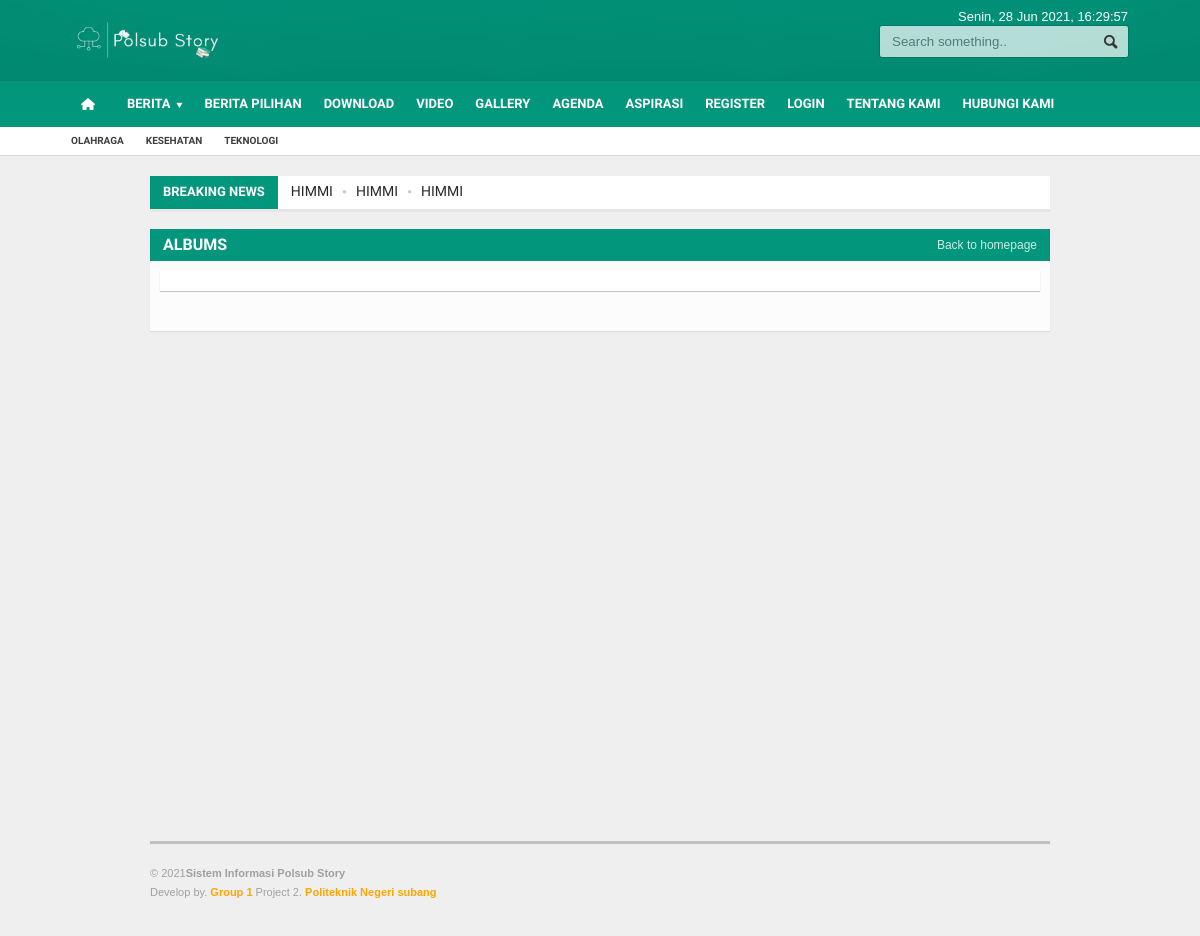
The page /index.php/albums on the database its author committed.
### tables this page shows
CREATE TABLE `logo` (
  `id_logo` int(5) NOT NULL,
  `gambar` varchar(100) NOT NULL
);

CREATE TABLE `menu` (
  `id_menu` int(5) NOT NULL,
  `id_parent` int(5) NOT NULL DEFAULT 0,
  `nama_menu` varchar(255) NOT NULL,
  `link` varchar(100) NOT NULL,
  `aktif` enum('Ya','Tidak') NOT NULL DEFAULT 'Ya',
  `position` enum('Top','Bottom') DEFAULT 'Bottom',
  `urutan` int(3) NOT NULL
);

CREATE TABLE `tag` (
  `id_tag` int(5) NOT NULL,
  `nama_tag` varchar(100) NOT NULL,
  `username` varchar(50) NOT NULL,
  `tag_seo` varchar(100) NOT NULL,
  `count` int(5) NOT NULL
);

CREATE TABLE `berita` (
  `id_berita` int(5) NOT NULL,
  `id_kategori` int(5) NOT NULL,
  `username` varchar(30) NOT NULL,
  `judul` varchar(100) NOT NULL,
  `sub_judul` varchar(255) NOT NULL,
  `youtube` varchar(100) NOT NULL,
  `judul_seo` text NOT NULL,
  `headline` enum('Y','N') NOT NULL DEFAULT 'Y',
  `aktif` enum('Y','N') NOT NULL DEFAULT 'N',
  `utama` enum('Y','N') NOT NULL DEFAULT 'Y',
  `isi_berita` longtext NOT NULL,
  `keterangan_gambar` text NOT NULL,
  `hari` varchar(20) NOT NULL,
  `tanggal` date NOT NULL,
  `jam` time NOT NULL,
  `gambar` varchar(100) NOT NULL,
  `dibaca` int(5) NOT NULL DEFAULT 1,
  `tag` varchar(100) NOT NULL,
  `status` enum('Y','N') NOT NULL DEFAULT 'Y'
);

### application/libraries/Template.php (called while the page is built)
<?php if ( ! defined('BASEPATH')) exit('No direct script access allowed');
class Template {
		var $template_data = array();
		function set($name, $value)
		{
			$this->template_data[$name] = $value;
		}
		function load($template = '', $view = '' , $view_data = array(), $return = FALSE)
		{
			$this->CI =& get_instance();
			$this->set('contents', $this->CI->load->view($view, $view_data, TRUE));
			return $this->CI->load->view($template, $this->template_data, $return);
		}
}

### application/controllers/Albums.php (called while the page is built, shortened)
<?php
class Albums extends CI_Controller {
	public function index(){
			$config['per_page'] = 12;
			if ($this->uri->segment('4')==''){
				$dari = 0;
			}else{
				$dari = $this->uri->segment('4');
			}
			$data['title'] = "Albums";
			$data['description'] = description();
			$data['keywords'] = keywords();
			if (is_numeric($dari)) {
				$data['album'] = $this->model_utama->view_where_ordering_limit('album',array('aktif' => 'Y'),'id_album','DESC',$dari,$config['per_page']);
			}else{
				redirect('main');
			}
			$this->template->load(template().'/template',template().'/album',$data);
	}
}

### index.php (called while the page is built, shortened)
<?php
require_once BASEPATH.'core/CodeIgniter.php';

### application/helpers/engine_helper.php (called while the page is built, shortened)
<?php
    function template(){
        $ci = & get_instance();
        $query = $ci->db->query("SELECT folder FROM templates where aktif='Y'");
        $tmp = $query->row_array();
        if ($query->num_rows()>=1){
            return $tmp['folder'];
        }else{
            return 'errors';
        }
    }
    function background(){
        $ci = & get_instance();
        $bg = $ci->db->query("SELECT gambar FROM background ORDER BY id_background DESC LIMIT 1")->row_array();
        return $bg['gambar'];
    }

### application/models/Model_utama.php (called while the page is built, shortened)
<?php
class Model_utama extends CI_model{
    public function view_ordering_limit($table,$order,$ordering,$baris,$dari){
        $this->db->select('*');
        $this->db->order_by($order,$ordering);
        $this->db->limit($dari, $baris);
        return $this->db->get($table);
    }
    public function view_where_ordering_limit($table,$data,$order,$ordering,$baris,$dari){
        $this->db->where($data);
        $this->db->order_by($order,$ordering);
        $this->db->limit($dari, $baris);
        return $this->db->get($table);
    }
    function kunjungan(){
        $ip      = $_SERVER['REMOTE_ADDR'];
        $tanggal = date("Y-m-d");
        $waktu   = time();
        $cekk = $this->db->query("SELECT * FROM statistik WHERE ip='$ip' AND tanggal='$tanggal'");
        $rowh = $cekk->row_array();
        if($cekk->num_rows() == 0){
            $datadb = array('ip'=>$ip, 'tanggal'=>$tanggal, 'hits'=>'1', 'online'=>$waktu);
            $this->db->insert('statistik',$datadb);
        }else{
            $hitss = $rowh['hits'] + 1;
            $datadb = array('ip'=>$ip, 'tanggal'=>$tanggal, 'hits'=>$hitss, 'online'=>$waktu);
            $array = array('ip' => $ip, 'tanggal' => $tanggal);
            $this->db->where($array);
            $this->db->update('statistik',$datadb);
        }
    }
}

### application/helpers/phpmu_helper.php (called while the page is built, shortened)
<?php
    function tgl_indo($tgl){
            $tanggal = substr($tgl,8,2);
            $bulan = getBulan(substr($tgl,5,2));
            $tahun = substr($tgl,0,4);
            return $tanggal.' '.$bulan.' '.$tahun;
    }
    function hari_ini($w){
        $seminggu = array("Minggu","Senin","Selasa","Rabu","Kamis","Jumat","Sabtu");
        $hari_ini = $seminggu[$w];
        return $hari_ini;
    }
    function getBulan($bln){
                switch ($bln){
                    case 6:
                        return "Jun";
                        break;
                }
            }

### application/views/phpmu-magazine/template.php (the view, shortened to what this page needs)
<!DOCTYPE HTML>
<html lang = "id">
<head>
	<link type="text/css" rel="stylesheet" href="<?php echo base_url(); ?>template/<?php echo template(); ?>/background/<?php echo background(); ?>/reset.css" />
	<link type="text/css" rel="stylesheet" href="<?php echo base_url(); ?>template/<?php echo template(); ?>/background/<?php echo background(); ?>/main-stylesheet.css" />
	<link type="text/css" rel="stylesheet" href="<?php echo base_url(); ?>template/<?php echo template(); ?>/background/<?php echo background(); ?>/shortcode.css" />
	<link type="text/css" rel="stylesheet" href="<?php echo base_url(); ?>template/<?php echo template(); ?>/background/<?php echo background(); ?>/fonts.css" />
	<link type="text/css" rel="stylesheet" href="<?php echo base_url(); ?>template/<?php echo template(); ?>/background/<?php echo background(); ?>/responsive.css" />
	<link type="text/css" rel="stylesheet" href="<?php echo base_url(); ?>template/<?php echo template(); ?>/background/style.css">
	<link type="text/css" rel="stylesheet" href="<?php echo base_url(); ?>template/<?php echo template(); ?>/background/ideaboxWeather.css">
	<link type="text/css" rel="stylesheet" href="<?php echo base_url(); ?>template/<?php echo template(); ?>/slide/slide.css">
	<link rel="stylesheet" href="<?php echo base_url(); ?>template/<?php echo template(); ?>/lightbox/lightbox.css">
</head>
<body>
<div class="boxed">
	<div class="header">
		<?php include "header.php"; ?>
	</div>
	<div class="content">
		<div class="wrapper">
			<div class="breaking-news">
				<span class="the-title">Breaking News</span>
				<ul>
					<?php
					  $terkini = $this->model_utama->view_where_ordering_limit('berita',array('status' => 'Y'),'id_berita','DESC',0,10);
					  foreach ($terkini->result_array() as $row) {
						echo "<li><a href='$row[judul_seo]'>$row[judul]</a></li>";
					  }
					?>
				</ul>
			</div>
			<div class="main-content">
				<?php echo $contents; ?>
			</div>
		</div>
	</div>
	<footer>
		<div class="footer">
			<?php
				include "footer.php";
			?>
		</div>
	</footer>
</div>
</body>
</html>

### application/views/phpmu-magazine/album.php (shortened to what this page needs)
<div class="full-width">
	<div class="block">
		<div class="block-title">
			<a href="<?php echo base_url(); ?>" class="right">Back to homepage</a>
			<h2>Albums</h2>
		</div>
		<div class="block-content">
			<div class="map-border">
			</div>
		</div>
	</div>
</div>

### application/views/phpmu-magazine/header.php (shortened to what this page needs)
<?php
echo "<div class='wrapper'>
	<div class='header-logo'>";
		  $logo = $this->model_utama->view_ordering_limit('logo','id_logo','DESC',0,1);
		  foreach ($logo->result_array() as $row) {
			echo "<a href='".base_url()."'><img style='max-height:50px' src='".base_url()."asset/logo/$row[gambar]'/></a>";
		  }
	echo "</div>
	<div class='header-menu'>
		<ul>";
		echo "</ul>
	</div>
	<div class='header-addons'>
		<span class='city'>
		  ".hari_ini(date('w')).", ".tgl_indo(date('Y-m-d')).", <span id='jam'></span></span>
		<div class='header-search'>
			".form_open('berita/index')."
				<input type='text' placeholder='Search something..'' name='kata' class='search-input' required/>
				<input type='submit' value='Search' name='cari' class='search-button'/>
			</form>
		</div>
	</div>
</div>
<div class='main-menu sticky'>
	<div class='wrapper'>";
		function main_menu() {
			$ci = & get_instance();
	        $query = $ci->db->query("SELECT id_menu, nama_menu, link, id_parent FROM menu where aktif='Ya' AND position='Bottom' order by urutan");
	        $menu = array('items' => array(),'parents' => array());
	        foreach ($query->result() as $menus) {
	            $menu['items'][$menus->id_menu] = $menus;
	            $menu['parents'][$menus->id_parent][] = $menus->id_menu;
	        }
	        if ($menu) {
	            $result = build_main_menu(0, $menu);
	            return $result;
	        }else{
	            return FALSE;
	        }
	    }
		function build_main_menu($parent, $menu) {
	        $html = "";
	        if (isset($menu['parents'][$parent])) {
	        	if ($parent=='0'){
		            $html .= "<ul class='the-menu'>
		            			<li><a href='".base_url()."' style='background: url(".base_url()."asset/images/home.png) no-repeat center; font-size:0; width:34px;'><br></a></li>";
		        }else{
		        	$html .= "<ul>";
		        }
	            foreach ($menu['parents'][$parent] as $itemId) {
	                if (!isset($menu['parents'][$itemId])) {
	                    if(preg_match("/^http/", $menu['items'][$itemId]->link)) {
	                        $html .= "<li><a target='_BLANK' href='".$menu['items'][$itemId]->link."'>".$menu['items'][$itemId]->nama_menu."</a></li>";
	                    }else{
	                        $html .= "<li><a href='".base_url().''.$menu['items'][$itemId]->link."'>".$menu['items'][$itemId]->nama_menu."</a></li>";
	                    }
	                }
	                if (isset($menu['parents'][$itemId])) {
	                    if(preg_match("/^http/", $menu['items'][$itemId]->link)) {
	                        $html .= "<li><a target='_BLANK' href='".$menu['items'][$itemId]->link."'><span>".$menu['items'][$itemId]->nama_menu."</span></a>";
	                    }else{
	                        $html .= "<li><a href='".base_url().''.$menu['items'][$itemId]->link."'><span>".$menu['items'][$itemId]->nama_menu."</span></a>";
	                    }
	                    $html .= build_main_menu($itemId, $menu);
	                    $html .= "</li>";
	                }
	            }
	            $html .= "</ul>";
	        }
	        return $html;
	    }
	    echo main_menu();
	echo "</div>
</div>
<div class='secondary-menu'>
	<div class='wrapper'>
		<ul>";
				$tag = $this->model_utama->view_ordering_limit('tag','id_tag','RANDOM',0,14);
		  		foreach ($tag->result_array() as $row) {
					echo "<li><a href='".base_url()."tag/detail/$row[tag_seo]'>$row[nama_tag]</a></li>";
				}
		echo "</ul>
	</div>
</div>";

### application/views/phpmu-magazine/footer.php (shortened to what this page needs)
<?php
echo "<div class='wrapper'>
	<ul class='right'>";
	echo "</ul>
	<p>&copy; ".date('Y')."<b>Sistem Informasi Polsub Story</b><br/>Develop by. <b style='color:orange'>Group 1</b> Project 2. <b style='color:orange'>Politeknik Negeri subang</b></p>
</div>";

### template/phpmu-magazine/background/toska/shortcode.css (style rules this page uses)
p { display: block; margin-bottom: 15px; }
.map-border { display: block; padding: 10px; background: #fff; box-shadow: 0px 1px 1px rgba(0,0,0,0.2); margin-bottom: 15px; }

### template/phpmu-magazine/background/toska/responsive/desktop.css (style rules this page uses)
@media only screen and (max-width: 1200px) { .boxed { min-width: 320px!important; } }
@media only screen and (max-width: 1200px) { .wrapper { width: 900px; } }
@media only screen and (max-width: 1200px) { .header .header-menu { width: 37%; } }

### rows shown on the page
logo: gambar (picture)
menu: nama_menu "BERITA"
menu: nama_menu "BERITA PILIHAN"
menu: nama_menu "DOWNLOAD"
menu: nama_menu "VIDEO"
menu: nama_menu "GALLERY"
menu: nama_menu "AGENDA"
menu: nama_menu "ASPIRASI"
menu: nama_menu "REGISTER"
menu: nama_menu "LOGIN"
menu: nama_menu "TENTANG KAMI"
menu: nama_menu "HUBUNGI KAMI"
tag: nama_tag "OLAHRAGA"
tag: nama_tag "KESEHATAN"
tag: nama_tag "TEKNOLOGI"
berita: judul "HIMMI"
